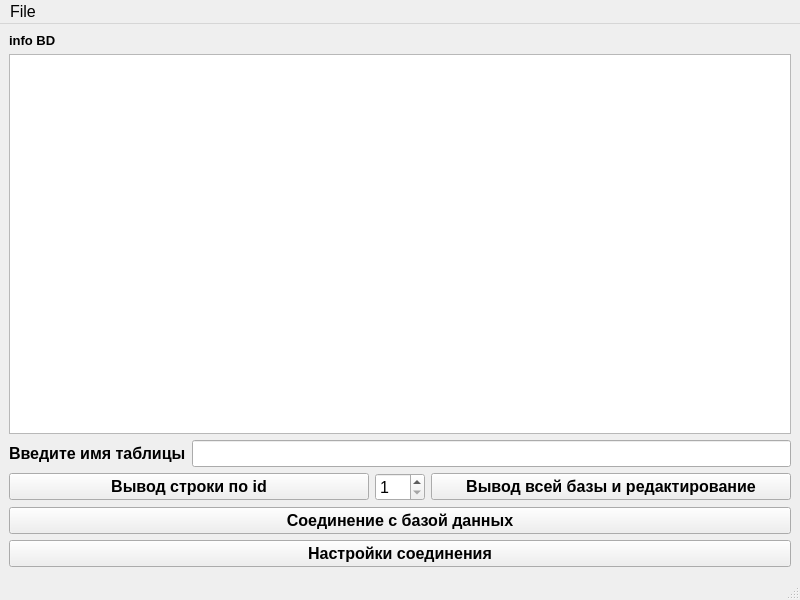
<?xml version="1.0" encoding="UTF-8"?>
<ui version="4.0">
 <class>MainWindow</class>
 <widget class="QMainWindow" name="MainWindow">
  <property name="geometry">
   <rect>
    <x>0</x>
    <y>0</y>
    <width>800</width>
    <height>600</height>
   </rect>
  </property>
  <property name="sizePolicy">
   <sizepolicy hsizetype="Expanding" vsizetype="Expanding">
    <horstretch>0</horstretch>
    <verstretch>0</verstretch>
   </sizepolicy>
  </property>
  <property name="minimumSize">
   <size>
    <width>800</width>
    <height>600</height>
   </size>
  </property>
  <property name="maximumSize">
   <size>
    <width>800</width>
    <height>800</height>
   </size>
  </property>
  <property name="font">
   <font>
    <pointsize>12</pointsize>
   </font>
  </property>
  <property name="windowTitle">
   <string>Connect BaseData</string>
  </property>
  <widget class="QWidget" name="centralwidget">
   <layout class="QVBoxLayout" name="verticalLayout">
    <item>
     <widget class="QLabel" name="lb_adressBase">
      <property name="font">
       <font>
        <pointsize>10</pointsize>
        <bold>true</bold>
       </font>
      </property>
      <property name="text">
       <string>info BD</string>
      </property>
     </widget>
    </item>
    <item>
     <widget class="QTableView" name="tv_db"/>
    </item>
    <item>
     <layout class="QHBoxLayout" name="horizontalLayout">
      <item>
       <widget class="QLabel" name="lb_nameTable">
        <property name="font">
         <font>
          <pointsize>12</pointsize>
          <bold>true</bold>
         </font>
        </property>
        <property name="text">
         <string>Введите имя таблицы</string>
        </property>
       </widget>
      </item>
      <item>
       <widget class="QLineEdit" name="le_setNameTable"/>
      </item>
     </layout>
    </item>
    <item>
     <layout class="QHBoxLayout" name="horizontalLayout_2">
      <item>
       <widget class="QPushButton" name="pb_dbShowRow">
        <property name="font">
         <font>
          <pointsize>12</pointsize>
          <bold>true</bold>
         </font>
        </property>
        <property name="text">
         <string>Вывод строки по id</string>
        </property>
       </widget>
      </item>
      <item>
       <widget class="QSpinBox" name="sb_entryId">
        <property name="maximumSize">
         <size>
          <width>50</width>
          <height>16777215</height>
         </size>
        </property>
        <property name="minimum">
         <number>1</number>
        </property>
       </widget>
      </item>
      <item>
       <widget class="QPushButton" name="pb_dbShowAll">
        <property name="font">
         <font>
          <pointsize>12</pointsize>
          <bold>true</bold>
         </font>
        </property>
        <property name="text">
         <string>Вывод всей базы и редактирование</string>
        </property>
       </widget>
      </item>
     </layout>
    </item>
    <item>
     <widget class="QPushButton" name="pb_dbConnect">
      <property name="font">
       <font>
        <pointsize>12</pointsize>
        <bold>true</bold>
       </font>
      </property>
      <property name="text">
       <string>Соединение с базой данных</string>
      </property>
     </widget>
    </item>
    <item>
     <widget class="QPushButton" name="pb_toolConnect">
      <property name="font">
       <font>
        <pointsize>12</pointsize>
        <bold>true</bold>
       </font>
      </property>
      <property name="text">
       <string>Настройки соединения</string>
      </property>
     </widget>
    </item>
   </layout>
  </widget>
  <widget class="QMenuBar" name="menubar">
   <property name="geometry">
    <rect>
     <x>0</x>
     <y>0</y>
     <width>800</width>
     <height>27</height>
    </rect>
   </property>
   <widget class="QMenu" name="menuFile">
    <property name="geometry">
     <rect>
      <x>345</x>
      <y>107</y>
      <width>184</width>
      <height>120</height>
     </rect>
    </property>
    <property name="sizePolicy">
     <sizepolicy hsizetype="Minimum" vsizetype="Minimum">
      <horstretch>0</horstretch>
      <verstretch>0</verstretch>
     </sizepolicy>
    </property>
    <property name="font">
     <font>
      <pointsize>9</pointsize>
      <italic>true</italic>
     </font>
    </property>
    <property name="title">
     <string>File</string>
    </property>
    <addaction name="actionConnectToBase"/>
    <addaction name="actionTool_connect"/>
    <addaction name="actionExit"/>
   </widget>
   <addaction name="menuFile"/>
  </widget>
  <widget class="QStatusBar" name="statusbar"/>
  <action name="actionExit">
   <property name="text">
    <string>Exit</string>
   </property>
   <property name="toolTip">
    <string>Выход из программы</string>
   </property>
   <property name="font">
    <font>
     <pointsize>9</pointsize>
     <bold>true</bold>
     <kerning>false</kerning>
    </font>
   </property>
   <property name="shortcut">
    <string>Ctrl+Q</string>
   </property>
  </action>
  <action name="actionConnectToBase">
   <property name="text">
    <string>Connect DB</string>
   </property>
   <property name="toolTip">
    <string>Соединение с Базой Данных</string>
   </property>
   <property name="font">
    <font>
     <pointsize>9</pointsize>
     <bold>true</bold>
     <kerning>false</kerning>
    </font>
   </property>
   <property name="shortcut">
    <string>Ctrl+B</string>
   </property>
  </action>
  <action name="actionTool_connect">
   <property name="text">
    <string>Tool connect</string>
   </property>
   <property name="toolTip">
    <string>Настройка соединения</string>
   </property>
   <property name="font">
    <font>
     <bold>true</bold>
    </font>
   </property>
   <property name="shortcut">
    <string>Ctrl+T</string>
   </property>
  </action>
  <action name="actionSet_Name_Table">
   <property name="text">
    <string>Set Name Table</string>
   </property>
   <property name="font">
    <font>
     <bold>true</bold>
    </font>
   </property>
  </action>
 </widget>
 <resources/>
 <connections/>
</ui>
